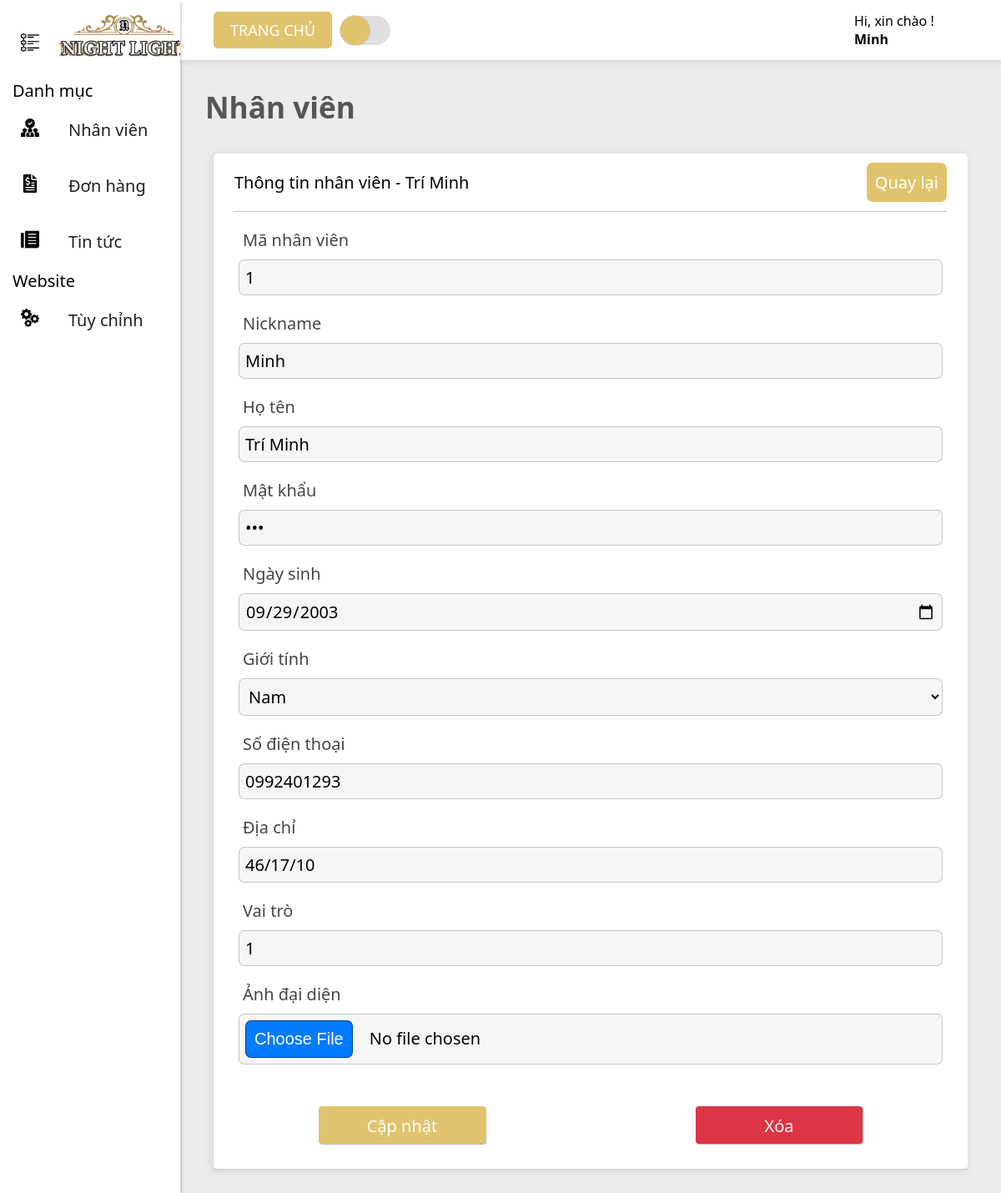
Page /BabyShop/Admin/admin.php?pid=44&id=1 (signed in) on the committed database.
### tables this page shows
CREATE TABLE `staff` (
  `StaffID` int(11) PRIMARY KEY NOT NULL AUTO_INCREMENT,
  `Staffname` varchar(200) DEFAULT NULL,
  `Password` varchar(255) DEFAULT NULL,
  `Fullname` varchar(200) DEFAULT NULL,
  `Birthday` date DEFAULT NULL,
  `Gender` bit(1) DEFAULT NULL,
  `Phone` int(11) DEFAULT NULL,
  `Address` varchar(200) DEFAULT NULL,
  `ImageStaff` varchar(200) DEFAULT NULL,
  `Role` int(1) DEFAULT NULL
);

### BabyShop/Admin/control/connect_admin.php (called while the page is built, shortened)
<?php
class connect_admin
{
    function __construct(){
        $this->link = new mysqli(servername,username,password,databasename);
    }
}
?>

### BabyShop/Admin/control/ctrl_frm_admin.php (called while the page is built, shortened)
<?php
    include("connect_admin.php");
    class ctrl_frm_admin extends connect_admin
    {
    function lay_nhanvien_details($id)
    {
        $sql = "select * from staff where StaffID = $id";
        $kq = $this->link->query($sql);
        return $kq;
    }
    }
?>

### BabyShop/Admin/Views/Nhanvien-details_admin.php (the view, shortened to what this page needs)
<?php
include_once("control/ctrl_frm_admin.php");
$ctrl_nhanvien_details = new ctrl_frm_admin();
if(isset($_GET["id"])) {
    $id_nv = $_GET["id"];
    $kq_details = $ctrl_nhanvien_details->lay_nhanvien_details($id_nv);
    while($row = $kq_details->fetch_assoc()) {
?>
<div class="header-infor">
    <h1> Nhân viên </h1>
</div>
<div class="Khachhang-edit-section">
    <div class="infor-wrapper">
        <div class="setting-table" id="id_setting-table">
            <span> Thông tin nhân viên - <?php echo $row["Fullname"] ?> </span>
            <a href="admin.php?pid=4"> Quay lại </a>
        </div>
        <form action="control/ctrl_nhanvien_admin.php?id=<?php echo $row["StaffID"] ?>" id="form-khachhang" method="post" enctype="multipart/form-data">
            <div class="Avatar-edit-infor" id="id_Avatar-edit-infor">
                <div class="Avatar-infor">
                    <label for="staffID"> Mã nhân viên </label>
                    <br>
                    <input type="text" name="staffID" id="staffID" value="<?php echo $row["StaffID"] ?>" readonly>
                </div>
                <div class="Avatar-infor">
                    <label for="staffname"> Nickname </label>
                    <br>
                    <input type="text" name="staffname" id="staffname" value="<?php echo $row["Staffname"] ?>">
                </div>
                <div class="Avatar-infor">
                    <label for="fullname"> Họ tên </label>
                    <br>
                    <input type="text" name="fullname" id="fullname" value="<?php echo $row["Fullname"] ?>">
                </div>
                <div class="Avatar-infor">
                    <label for="password"> Mật khẩu </label>
                    <br>
                    <input type="password" name="password" id="password" value="<?php echo $row["Password"] ?>">
                </div>
                <div class="Avatar-infor">
                    <label for="birthday"> Ngày sinh </label>
                    <br>
                    <input type="date" name="birthday" id="birthday" value="<?php echo $row["Birthday"] ?>">
                </div>
                <div class="Avatar-infor">
                    <label for="gender"> Giới tính </label>
                    <br>
                    <select name="gender" id="gender">
                        <option value="0" <?php if ($row["Gender"]== 0) echo "selected" ?> > Nam </option>
                    </select>
                </div>
                <div class="Avatar-infor">
                    <label for="phone"> Số điện thoại </label>
                    <br>
                    <input type="text" name="phone" id="phone" value="0<?php echo $row["Phone"] ?>">
                </div>
                <div class="Avatar-infor">
                    <label for="address"> Địa chỉ </label>
                    <br>
                    <input type="text" name="address" id="address" value="<?php echo $row["Address"] ?>">
                </div>
                <div class="Avatar-infor">
                    <label for="role"> Vai trò </label>
                    <br>
                    <input type="text" name="role" id="role" value="<?php echo $row["Role"] ?>">
                </div>
                <div class="Avatar-infor" id="id_Avatar-infor">
                    <label for="ImageStaff"> Ảnh đại diện </label>
                    <br>
                    <input type="file" name="ImageStaff" id="ImageStaff" value="" >
                </div>
                <div class="button-nhanvien-details">
                    <input type="submit" value="Cập nhật" name="capnhat">
                    <input style="background-color: var(--red);" type="submit" value="Xóa" name="xoa" class="tick-button-nhanvien-details">
                </div>
            </div>
        </form>
    </div>
</div>
<?php
    }
} else if(isset($_GET["them_nv"])) {
?>
<div class="header-infor">
    <h1> Nhân viên </h1>
</div>
<div class="Khachhang-edit-section">
    <div class="infor-wrapper">
        <div class="setting-table" id="id_setting-table">
            <span> Thêm nhân viên mới </span>
            <a href="admin.php?pid=4"> Quay lại </a>
        </div>
        <form action="control/ctrl_nhanvien_admin.php" id="form-khachhang" method="post" enctype="multipart/form-data">
            <div class="Avatar-edit-infor" id="id_Avatar-edit-infor">
                <div class="Avatar-infor">
                    <label for="fullname"> Họ tên </label>
                    <br>
                    <input type="text" name="fullname" id="fullname" value="">
                </div>
                <div class="Avatar-infor">
                    <label for="password"> Mật khẩu </label>
                    <br>
                    <input type="password" name="password" id="password" value="">
                </div>
                <div class="Avatar-infor">
                    <label for="staffname"> Nickname </label>
                    <br>
                    <input type="text" name="staffname" id="staffname" value="">
                </div>
                <div class="Avatar-infor">
                    <label for="birthday"> Ngày sinh </label>
                    <br>
                    <input type="date" name="birthday" id="birthday" value="">
                </div>
                <div class="Avatar-infor">
                    <label for="gender"> Giới tính </label>
                    <br>
                    <select name="gender" id="gender">
                        <option value="0"> Nữ </option>
                        <option value="1"> Nam </option>
                    </select>
                </div>
                <div class="Avatar-infor">
                    <label for="phone"> Số điện thoại </label>
                    <br>
                    <input type="text" name="phone" id="phone" value="">
                </div>
                <div class="Avatar-infor">
                    <label for="address"> Địa chỉ </label>
                    <br>
                    <input type="text" name="address" id="address" value="">
                </div>
                <div class="Avatar-infor">
                    <label for="role"> Vai trò </label>
                    <br>
                    <input type="text" name="role" id="role" value="">
                </div>
                <div class="Avatar-infor" id="id_Avatar-infor">
                    <label for="imagestaff"> Ảnh đại diện </label>
                    <br>
                    <input type="file" name="imagestaff" id="imagestaff" value="" >
                </div>
                <input type="submit" value="Thêm nhân viên" name="them_nv">
            </div>
        </form>
    </div>
</div>
<?php
}
?>

### BabyShop/Admin/assets/css/style-admin.css (style rules this page uses)
* { margin: 0; padding: 0; box-sizing: border-box; font-family: "Segoe UI","Helvetica Neue",Arial,sans-serif,"Apple Color Emoji","Segoe UI Emoji","Segoe UI Symbol","Noto Color Emoji"; }
:root { --blue: #007bff; --indigo: #6610f2; --purple: #6f42c1; --pink: #e83e8c; --red: #dc3545; --orange: #fd7e14; --yellow: #ffc107; --green: #28a745; --teal: #20c997; --cyan: #17a2b8; --gray: #6c757d; --gray-dark: #343a40; --primary: #007bff; --secondary: #6c757d; --success: #28a745; --info: #17a2b8; --warning: #ffc107; --danger: #dc3545; --dark: #343a40; --darktext: black; --light: #ececec; --light2: #f7f7f7; --white: #fff; --chu: #444444; --chu2: #555555; --colormain: #e2c36d; --darkmain: #252525; --backgrounddark: #151515; --breakpoint-xs: 0; --breakpoint-sm: 576px; --breakpoint-md: 768px; --breakpoint-lg: 992px; --breakpoint-xl: 1200px; }
.header-infor { font-size: 2.2vh; width: 100%; height: 14vh; display: flex; align-items: center; padding-left: 30px; }
.header-infor h1 { color: var(--chu2); }
.infor-wrapper { background-color: var(--white); width: auto; margin-left: 5vh; margin-right: 5vh; margin-bottom: 10vh; border-radius: 6px; box-shadow: rgba(99, 99, 99, 0.2) -2px 2px 10px 0px; }
.setting-table { position: relative; max-width: 100%; height: 70px; background-color: var(--white); }
.Avatar-edit-infor { width: 100vh; display: grid; grid-template-columns: auto auto; gap: 10px; position: relative; margin-bottom: 40px; padding-bottom: 30px; border-bottom: 1px solid rgba(122, 122, 122, 0.379); }
.Avatar-infor { margin-inline: 30px; }
.Avatar-infor label { padding-left: 5px; font-weight: 400; font-size: 20px; color: #454545; }
.Avatar-infor input { margin-top: 10px; margin-bottom: 10px; font-size: 20px; width: 100%; padding: 7px; border: 1px solid rgba(122, 122, 122, 0.379); background-color: #bdbdbd23; border-radius: 7px; outline: none; transition: 0.25s; }
.button-nhanvien-details { display: flex; justify-content: space-around; }
.Khachhang-edit-section { height: 100%; }
#id_setting-table { margin-inline: 25px; height: 70px; border-bottom: 1px rgba(68, 68, 68, 0.285) solid; align-items: center; justify-content: space-between; display: flex; padding-top: 10px; padding-bottom: 10px; }
#id_setting-table span { font-size: 20px; }
#id_setting-table a { text-decoration: none; background-color: var(--colormain); color: var(--white); padding: 10px; border-radius: 7px; font-size: 20px; }
#id_Avatar-edit-infor { width: 100%; padding-top: 20px; grid-template-columns: auto; }
#id_Avatar-edit-infor input { width: 100%; }
#form-khachhang input[type=submit] { cursor: pointer; height: 45px; width: 200px; font-size: 20px; border-radius: 4px; font-weight: 400; padding: 10px; border: none; background-color: var(--colormain); box-shadow: 1px 1px 1px rgba(0, 0, 0, 0.282); color: var(--white); margin-top: 30px; justify-self: center; }
.Avatar-infor select { margin-top: 10px; margin-bottom: 10px; font-size: 20px; width: 100%; padding: 7px; border: 1px solid rgba(122, 122, 122, 0.379); background-color: #bdbdbd23; border-radius: 7px; outline: none; transition: 0.25s; }

### rows in the picture
staff: Fullname "Trí Minh", staffID "1", staffname "Minh", fullname "Trí Minh", birthday "09/29/2003", gender "Nam", phone "0992401293", address "46/17/10", role "1"

### other values in the picture
$_SESSION["username"] "Minh"
